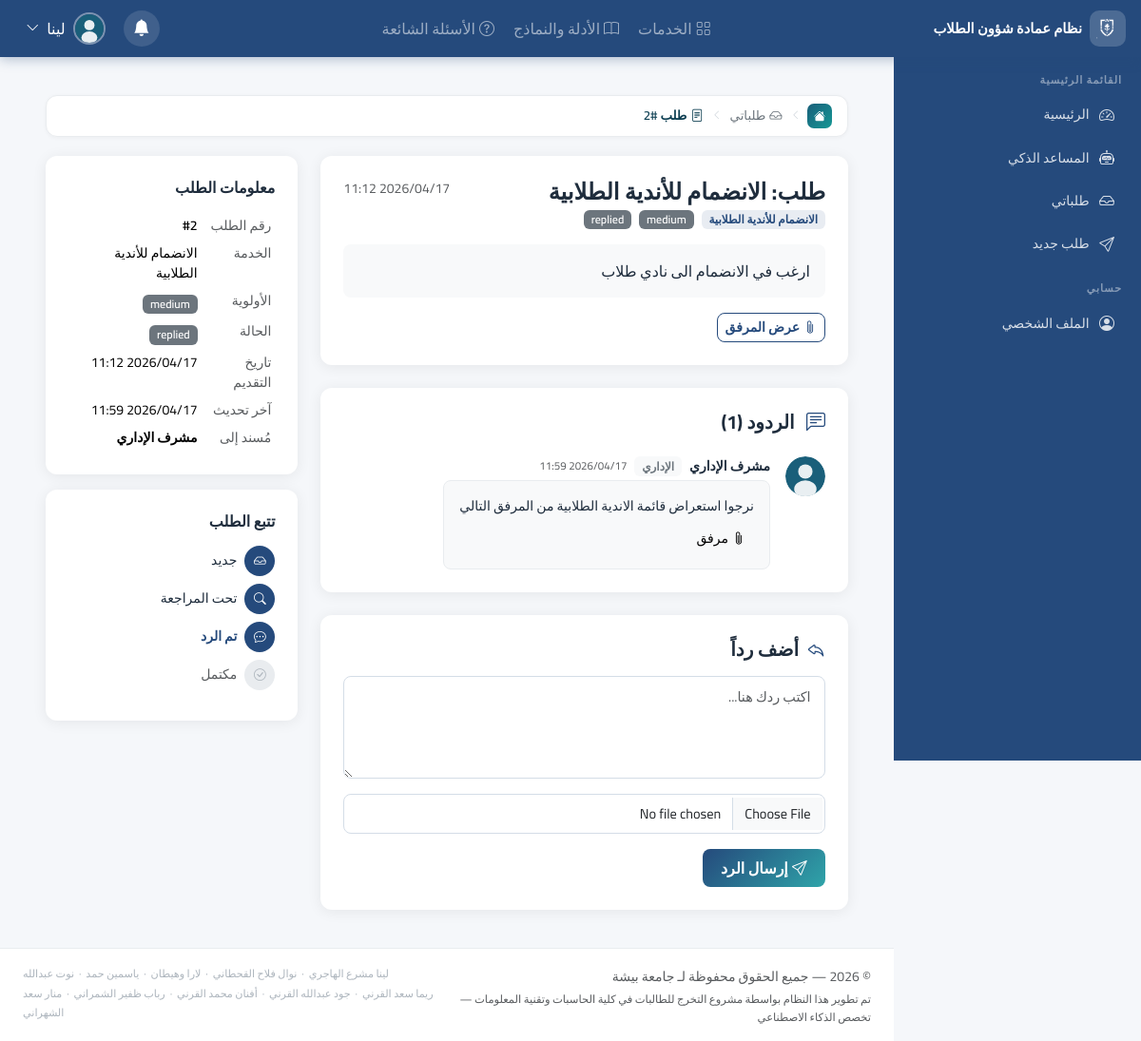
The page /student/request_details.php?id=2 (signed in) on the database its author committed.
### tables this page shows
CREATE TABLE `system_settings` (
  `id` int(10) UNSIGNED NOT NULL,
  `setting_key` varchar(100) NOT NULL,
  `setting_value` text DEFAULT NULL,
  `updated_at` datetime DEFAULT current_timestamp() ON UPDATE current_timestamp()
);

CREATE TABLE `requests` (
  `id` int(10) UNSIGNED NOT NULL,
  `student_id` int(10) UNSIGNED NOT NULL,
  `service_id` int(10) UNSIGNED DEFAULT NULL,
  `request_type_id` int(10) UNSIGNED DEFAULT NULL,
  `title` varchar(250) NOT NULL,
  `description` text NOT NULL,
  `attachment` varchar(255) DEFAULT NULL,
  `status` enum('new','under_review','replied','completed','rejected','closed') DEFAULT 'new',
  `assigned_to` int(10) UNSIGNED DEFAULT NULL,
  `priority` enum('low','medium','high') DEFAULT 'medium',
  `created_at` datetime DEFAULT current_timestamp(),
  `updated_at` datetime DEFAULT current_timestamp() ON UPDATE current_timestamp()
);

CREATE TABLE `services` (
  `id` int(10) UNSIGNED NOT NULL,
  `title` varchar(200) NOT NULL,
  `description` text DEFAULT NULL,
  `department_id` int(10) UNSIGNED DEFAULT NULL,
  `conditions` text DEFAULT NULL,
  `required_documents` text DEFAULT NULL,
  `steps` text DEFAULT NULL,
  `keywords` text DEFAULT NULL,
  `icon` varchar(100) DEFAULT 'bi-gear',
  `status` enum('published','draft','archived') DEFAULT 'published',
  `assigned_role` enum('admin','advisor','both') NOT NULL DEFAULT 'admin',
  `created_by` int(10) UNSIGNED DEFAULT NULL,
  `created_at` datetime DEFAULT current_timestamp(),
  `updated_at` datetime DEFAULT current_timestamp() ON UPDATE current_timestamp()
);

CREATE TABLE `request_replies` (
  `id` int(10) UNSIGNED NOT NULL,
  `request_id` int(10) UNSIGNED NOT NULL,
  `user_id` int(10) UNSIGNED NOT NULL,
  `reply_message` text NOT NULL,
  `attachment` varchar(255) DEFAULT NULL,
  `created_at` datetime DEFAULT current_timestamp()
);

CREATE TABLE `users` (
  `id` int(10) UNSIGNED NOT NULL,
  `user_type_id` int(10) UNSIGNED NOT NULL,
  `student_number` varchar(20) DEFAULT NULL,
  `full_name` varchar(150) NOT NULL,
  `national_id` varchar(20) DEFAULT NULL,
  `phone` varchar(20) DEFAULT NULL,
  `email` varchar(150) NOT NULL,
  `password` varchar(255) NOT NULL,
  `date_of_birth` date DEFAULT NULL,
  `gender` enum('male','female') DEFAULT 'male',
  `college_id` int(10) UNSIGNED DEFAULT NULL,
  `degree_id` int(10) UNSIGNED DEFAULT NULL,
  `major_id` int(10) UNSIGNED DEFAULT NULL,
  `academic_advisor_id` int(10) UNSIGNED DEFAULT NULL,
  `profile_image` varchar(255) DEFAULT NULL,
  `status` enum('active','inactive','suspended') DEFAULT 'active',
  `activation` tinyint(1) DEFAULT 1,
  `last_login` datetime DEFAULT NULL,
  `created_at` datetime DEFAULT current_timestamp(),
  `updated_at` datetime DEFAULT current_timestamp() ON UPDATE current_timestamp()
);

### student/request_details.php (the view, shortened to what the rows shown need)
<?php
require_once __DIR__ . '/../includes/db.php';
require_once __DIR__ . '/../includes/auth.php';
require_once __DIR__ . '/../includes/functions.php';
$userId    = getUserId();
$requestId = (int)($_GET['id'] ?? 0);
$stmt = $pdo->prepare("
    SELECT mr.*, s.title as service_title, u2.full_name as assigned_name
    FROM requests mr
    LEFT JOIN services s ON s.id = mr.service_id
    LEFT JOIN users u2 ON u2.id = mr.assigned_to
    WHERE mr.id = ? AND mr.student_id = ?
");
$stmt->execute([$requestId, $userId]);
$request = $stmt->fetch();
$stmt = $pdo->prepare("
    SELECT rr.*, u.full_name, u.profile_image, ut.title as user_type
    FROM request_replies rr
    JOIN users u ON u.id = rr.user_id
    JOIN user_types ut ON ut.id = u.user_type_id
    WHERE rr.request_id = ?
    ORDER BY rr.created_at ASC
");
$stmt->execute([$requestId]);
$replies = $stmt->fetchAll();
require_once __DIR__ . '/../includes/header.php';
?>
<div class="container-fluid px-4 py-3">
    <div class="row g-4">
        <div class="col-lg-8">
            <div class="std-card p-4 mb-4">
                <div class="d-flex justify-content-between align-items-start mb-3">
                    <div>
                        <h4 class="fw-bold mb-1"><?= htmlspecialchars($request['title']) ?></h4>
                        <div class="d-flex gap-2 flex-wrap">
                            <?php if ($request['service_title']): ?>
                            <span class="badge bg-primary-soft text-primary"><?= htmlspecialchars($request['service_title']) ?></span>
                            <?php endif; ?>
                            <?= priorityLabel($request['priority']) ?>
                            <?= requestStatusLabel($request['status']) ?>
                        </div>
                    </div>
                    <span class="text-muted small"><?= formatDateTime($request['created_at']) ?></span>
                </div>
                <div class="p-3 bg-light rounded-3 mb-3">
                    <p class="mb-0" style="white-space:pre-wrap;"><?= htmlspecialchars($request['description']) ?></p>
                </div>
            </div>
            <div class="std-card p-4 mb-4">
                <?php if (empty($replies)): ?>
                    <div class="text-center py-4 text-muted">
                        <i class="bi bi-chat-dots fs-2 d-block mb-2 opacity-25"></i>
                        لا توجد ردود بعد. سنتواصل معك قريباً.
                    </div>
                <?php else: ?>
                    <div class="d-flex flex-column gap-3">
                    <?php foreach ($replies as $reply):
                        $isMe = $reply['user_type'] === 'student';
                    ?>
                        <div class="d-flex gap-3 <?= $isMe ? 'flex-row-reverse' : '' ?>">
                            <img src="<?= getUserAvatar($reply['profile_image'] ?? '') ?>"
                                 alt="" class="rounded-circle flex-shrink-0"
                                 style="width:42px;height:42px;object-fit:cover;">
                            <div class="flex-grow-1 <?= $isMe ? 'text-end' : '' ?>">
                                <div class="d-flex align-items-center gap-2 mb-1 <?= $isMe ? 'justify-content-end' : '' ?>">
                                    <strong class="small"><?= htmlspecialchars($reply['full_name']) ?></strong>
                                    <span class="badge <?= $isMe ? 'bg-primary-soft text-primary' : 'bg-light text-secondary' ?> small">
                                        <?= $isMe ? 'أنت' : 'الإداري' ?>
                                    </span>
                                    <span class="text-muted" style="font-size:.72rem;"><?= formatDateTime($reply['created_at']) ?></span>
                                </div>
                                <div class="p-3 rounded-3 d-inline-block text-start" style="max-width:90%;
                                    <?= $isMe ? 'background:linear-gradient(135deg,#1a5f7a,#159895);color:#fff;' : 'background:#f8f9fa;border:1px solid #e9ecef;' ?>">
                                    <p class="mb-0 small" style="white-space:pre-wrap;"><?= htmlspecialchars($reply['reply_message']) ?></p>
                                    <?php if ($reply['attachment']): ?>
                                        <a href="/STD/assets/uploads/<?= htmlspecialchars($reply['attachment']) ?>"
                                           target="_blank" class="btn btn-sm btn-light mt-2">
                                            <i class="bi bi-paperclip me-1"></i>مرفق
                                        </a>
                                    <?php endif; ?>
                                </div>
                            </div>
                        </div>
                    <?php endforeach; ?>
                    </div>
                <?php endif; ?>
            </div>
        </div>
        <div class="col-lg-4">
            <div class="std-card p-4 mb-3">
                <table class="table table-sm table-borderless mb-0">
                    <tr><td class="text-muted small">رقم الطلب</td><td class="fw-600 small">#<?= $request['id'] ?></td></tr>
                    <tr><td class="text-muted small">الخدمة</td><td class="small"><?= htmlspecialchars($request['service_title'] ?? '—') ?></td></tr>
                    <tr><td class="text-muted small">الأولوية</td><td><?= priorityLabel($request['priority']) ?></td></tr>
                    <tr><td class="text-muted small">الحالة</td><td><?= requestStatusLabel($request['status']) ?></td></tr>
                    <tr><td class="text-muted small">تاريخ التقديم</td><td class="small"><?= formatDateTime($request['created_at']) ?></td></tr>
                    <tr><td class="text-muted small">آخر تحديث</td><td class="small"><?= formatDateTime($request['updated_at']) ?></td></tr>
                    <?php if ($request['assigned_name']): ?>
                    <tr><td class="text-muted small">مُسند إلى</td><td class="small fw-600"><?= htmlspecialchars($request['assigned_name']) ?></td></tr>
                    <?php endif; ?>
                </table>
            </div>
        </div>
    </div>
</div>
<?php require_once __DIR__ . '/../includes/footer.php'; ?>

### includes/header.php (shortened to what the rows shown need)
<?php
$siteName = getSetting('site_name', 'نظام شؤون الطلاب');
$siteLogo = getSetting('site_logo', '');
$userType  = $_SESSION['user_type'] ?? '';
$prefix = '/STD';
$dashLink = match($userType) {
    'student'          => "$prefix/student/dashboard.php",
    'admin'            => "$prefix/admin/dashboard.php",
    'manager'          => "$prefix/manager/dashboard.php",
    'academic_advisor' => "$prefix/advisor/dashboard.php",
    default            => "$prefix/login.php",
};
?>
<!DOCTYPE html>
<html lang="ar" dir="rtl">
<head>
    <link rel="stylesheet" href="https://cdn.jsdelivr.net/npm/bootstrap@5.3.3/dist/css/bootstrap.rtl.min.css">
    <link rel="stylesheet" href="https://cdn.jsdelivr.net/npm/bootstrap-icons@1.11.3/font/bootstrap-icons.min.css">
    <link rel="stylesheet" href="<?= $prefix ?>/assets/css/style.css?v=<?= filemtime($_SERVER['DOCUMENT_ROOT'].'/STD/assets/css/style.css') ?>">
</head>
<body class="<?= $userType ?>-layout">
<nav class="std-navbar navbar navbar-expand-lg navbar-dark">
    <div class="container-fluid px-3 gap-2">
        <a class="d-flex align-items-center gap-2 text-decoration-none" href="<?= $dashLink ?>">
            <div class="brand-icon">
                <?php if ($siteLogo): ?>
                    <img src="/STD/assets/uploads/<?= htmlspecialchars($siteLogo) ?>" alt="<?= htmlspecialchars($siteName) ?>" style="width:36px;height:36px;object-fit:contain;border-radius:6px;">
                <?php else: ?>
                    <i class="bi bi-mortarboard-fill"></i>
                <?php endif; ?>
            </div>
            <span class="brand-title d-none d-sm-block"><?= htmlspecialchars($siteName) ?></span>
        </a>
    </div>
</nav>
<div class="layout-wrapper">
<div class="page-body">
<div class="page-content">

### includes/functions.php (shortened to what the rows shown need)
<?php
function clean(string $input): string {
    return htmlspecialchars(strip_tags(trim($input)), ENT_QUOTES, 'UTF-8');
}
function requestStatusLabel(string $status): string {
    $labels = [
        'new'          => '<span class="badge bg-primary">جديد</span>',
        'under_review' => '<span class="badge bg-warning text-dark">تحت المراجعة</span>',
        'replied'      => '<span class="badge bg-info text-dark">تم الرد</span>',
        'completed'    => '<span class="badge bg-success">مكتمل</span>',
        'rejected'     => '<span class="badge bg-danger">مرفوض</span>',
        'closed'       => '<span class="badge bg-secondary">مغلق</span>',
    ];
    return $labels[$status] ?? '<span class="badge bg-secondary">' . clean($status) . '</span>';
}
function priorityLabel(string $priority): string {
    $labels = [
        'low'    => '<span class="badge bg-success">منخفضة</span>',
        'medium' => '<span class="badge bg-warning text-dark">متوسطة</span>',
        'high'   => '<span class="badge bg-danger">عالية</span>',
    ];
    return $labels[$priority] ?? '<span class="badge bg-secondary">' . clean($priority) . '</span>';
}
function formatDateTime(string $date): string {
    $timestamp = strtotime($date);
    return date('Y/m/d H:i', $timestamp);
}
function getUserAvatar(string $imagePath = '', string $gender = 'male'): string {
    return '/STD/assets/images/' . ($gender === 'female' ? 'avatar-female.svg' : 'avatar-male.svg');
}

### includes/footer.php (shortened to what the rows shown need)
<?php
$uniName = getSetting('university_name', 'جامعة بيشة');
?>
</div>
<footer class="main-footer">
    <div class="container-fluid px-4">
        <div class="row align-items-start py-3 g-2">
            <div class="col-md-6 text-center text-md-start">
                <span class="text-muted small">
                    &copy; <?= date('Y') ?> — جميع الحقوق محفوظة
                    لـ <?= htmlspecialchars($uniName) ?>
                </span>
                <div class="text-muted mt-1" style="font-size:.72rem;line-height:1.6;">
                    تم تطوير هذا النظام بواسطة مشروع التخرج للطالبات في
                    كلية الحاسبات وتقنية المعلومات — تخصص الذكاء الاصطناعي
                </div>
            </div>
        </div>
    </div>
</footer>
</div>
</div>
</body>
</html>

### rows shown on the page
system_settings: setting_value (picture)
system_settings: setting_value "نظام عمادة شؤون الطلاب"
requests: title "طلب: الانضمام للأندية الطلابية", service.title "الانضمام للأندية الطلابية", priority "medium medium", status "replied replied", created_at "2026/04/17 11:12", description "ارغب في الانضمام الى نادي طلاب", id "2", updated_at "2026/04/17 11:59", assigned_to.full_name "مشرف الإداري"
request_replies: user.full_name "مشرف الإداري", created_at "2026/04/17 11:59", reply_message "نرجوا استعراض قائمة الاندية الطلابية من المرفق التالي"
system_settings: setting_value "جامعة بيشة"

### other values the page prints
$label "الخدمات"
$label "الأدلة والنماذج"
$label "الأسئلة الشائعة"
explode(' ', $fullName)[0] "لينا"
$requestId "2"
count($replies) "1"
$labels[$i] "جديد"
$labels[$i] "تحت المراجعة"
$labels[$i] "تم الرد"
$labels[$i] "مكتمل"
